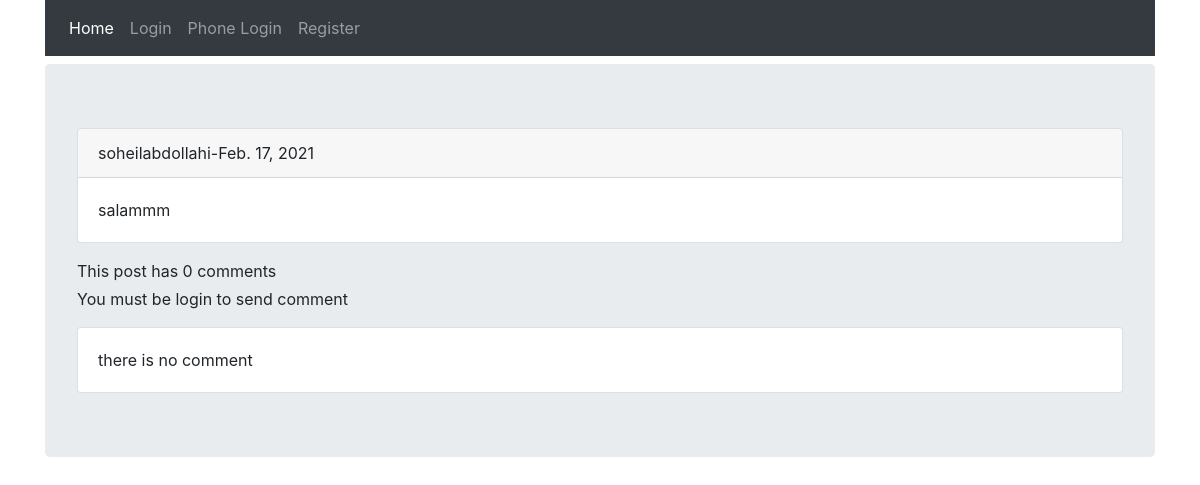
The app's page /2021/2/17/salammm/, older data.
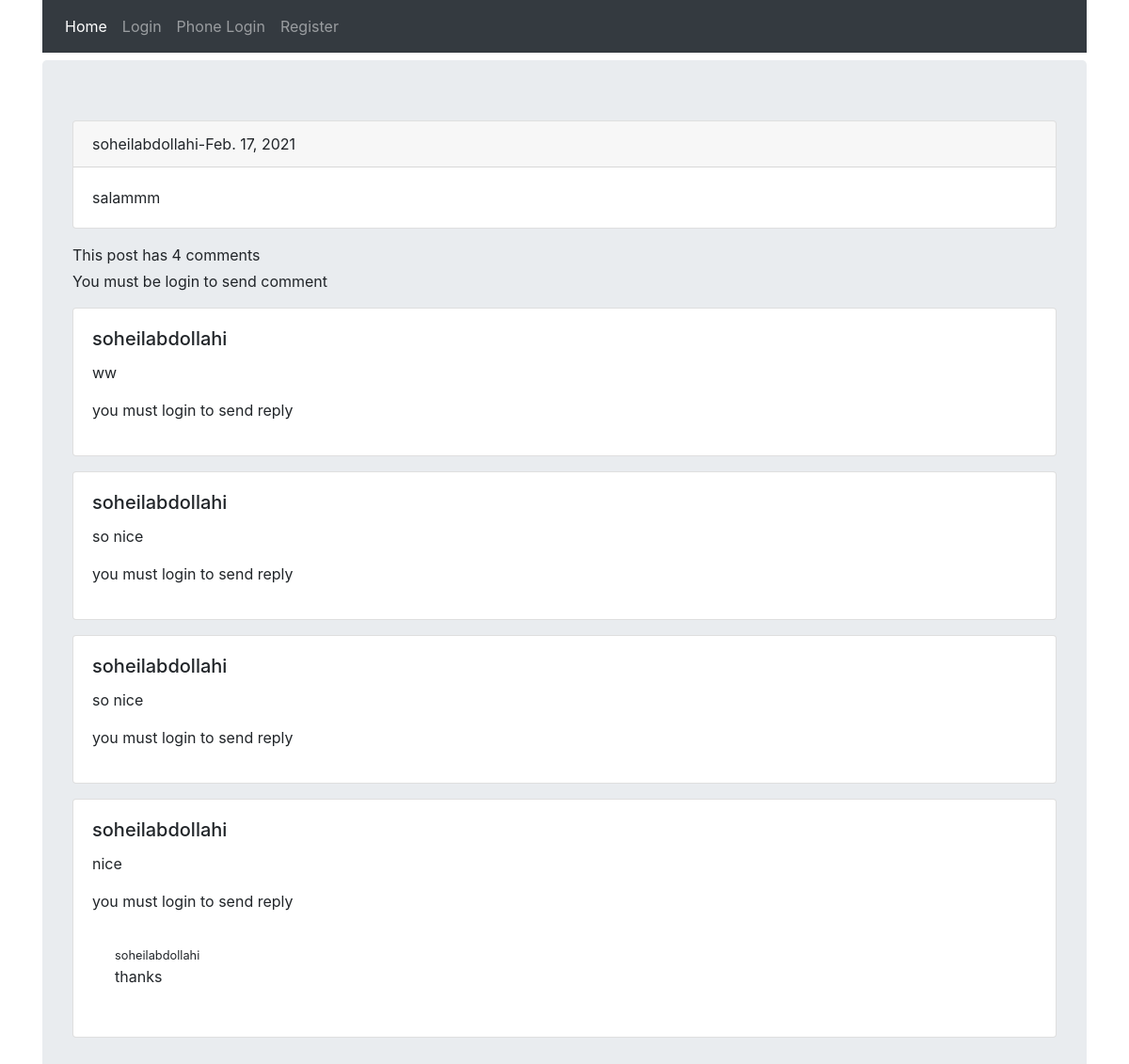
The same page, newer data.
### posts/models.py (models this page shows, shortened)
class Post(models.Model):
    user = models.ForeignKey(User,on_delete=models.CASCADE)
    body = models.TextField(max_length=500)
    slug = models.SlugField(max_length=200)
    created = models.DateTimeField(auto_now_add=True)

class Comment(models.Model):
    user = models.ForeignKey(User,on_delete=models.CASCADE, related_name='ucomment')
    post = models.ForeignKey(Post,on_delete=models.CASCADE,related_name='pcomment')
    reply = models.ForeignKey('self',on_delete=models.CASCADE,null=True,blank=True,related_name='rcomment')
    is_reply = models.BooleanField(default=False)
    body = models.TextField(max_length=400)
    created = models.DateTimeField(auto_now_add=True)
    class Meta:
        ordering = ('-created',)

### posts/views.py (the view)
# urls.py: path('<int:year>/<int:month>/<int:day>/<slug:slug>/',views.post_detail,name='post_detail'),
def post_detail(request, year, month, day, slug):
    post = get_object_or_404(Post,created__year=year, created__month=month, created__day=day, slug=slug)
    comments = Comment.objects.filter(post=post,is_reply=False)
    reply_form = AddReplyForm()
    can_like = False
    if request.user.is_authenticated:
        if post.user_can_like(request.user):
            can_like = True
    if request.method == 'POST':
        form = AddCommentForm(request.POST)
        if form.is_valid():
            new_comment = form.save(commit=False)
            new_comment.post = post
            new_comment.user = request.user
            new_comment.save()
            messages.success(request,'Your comment submited')
    else:
        form = AddCommentForm()
    return render(request,'posts/post_detail.html',{'post':post,'comments':comments,'form':form,'reply':reply_form,'can_like':can_like})

### posts/templates/posts/post_detail.html (shortened to what this page needs)
{% extends 'base.html' %}
{% block content %}
    <div class="card">
        <div class="card-header">
            {{ post.user }}-{{ post.created|date }}
        </div>
        <div class="card-body">
            <p class="card-text">{{ post.body }}</p>
        </div>
    </div>
    {% with total=comments.count %}
        <p class="mt-3 mb-1">This post has {{ total }} comment{{ total|pluralize }}</p>
    {% endwith %}
    {% if request.user.is_authenticated %}
        <form action="" method="post" class="my-3" novalidate>
            {% csrf_token %}
            {{ form.as_p }}
            <button class="btn btn-primary d-block w-50 mx-auto my-3" type="submit">send</button>
        </form>
    {% else %}
        <p>You must be login to send comment</p>
    {% endif %}
    {% for comment in comments %}
    <div class="card mb-3">
        <div class="card-body">
            <h5 class="card-title">{{ comment.user }}</h5>
            <p class="card-text">{{ comment.body }}</p>
            {% if request.user.is_authenticated %}
                <div class="p-3">
                    <form action="{% url 'posts:add_reply' post.id comment.id %}" method="post">
                        {% csrf_token %}
                        {{ reply.as_p }}
                        <button class="btn btn-primary d-block w-50 mx-auto my-3" type="submit">send</button>
                    </form>
                </div>
            {% else %}
                <p>you must login to send reply</p>
            {% endif %}
            {% for reply in comment.rcomment.all %}
                <div class="pl-4 py-3">
                    <small>{{ reply.user }}</small>
                    <p>{{ reply.body }}</p>
                </div>
            {% endfor %}
        </div>
    </div>
    {% empty %}
    <div class="card">
        <div class="card-body">
            there is no comment
        </div>
    </div>
    {% endfor %}
{% endblock %}

### templates/base.html (shortened to what this page needs)
<!DOCTYPE html>
<html lang="en">
<head>
    <link rel="stylesheet" href="https://cdn.jsdelivr.net/npm/bootstrap@4.6.0/dist/css/bootstrap.min.css">
</head>
<body>
    <div class="container">
        {% include 'inc/navbar.html' %}
        <div class="jumbotron">
            {% block content %}{% endblock %}
        </div>
    </div>
</body>
</html>

### templates/inc/navbar.html
<nav class="navbar navbar-expand-lg navbar-dark bg-dark mb-2">
    <div class="collapse navbar-collapse" id="navbarSupportedContent">
        <ul class="navbar-nav mr-auto">
            <li class="nav-item active">
                <a class="nav-link" href="{% url 'posts:all_posts' %}">Home</a>
            </li>
            {% if request.user.is_authenticated %}
                <li class="nav-item">
                    <a class="nav-link" href="{% url 'account:logout' %}">logout</a>
                </li>
            {% else %}
                <li class="nav-item">
                    <a class="nav-link" href="{% url 'account:login' %}">Login</a>
                </li>
                <li class="nav-item">
                    <a class="nav-link" href="{% url 'account:phone_login' %}">Phone Login</a>
                </li>
                <li class="nav-item">
                    <a class="nav-link" href="{% url 'account:register' %}">Register</a>
                </li>
            {% endif %}
        </ul>
    </div>
</nav>

Row changes from the older to the newer data that the page shows:
added Comment: user "soheilabdollahi", body "ww"
added Comment: user "soheilabdollahi", body "so nice"
added Comment: user "soheilabdollahi", body "so nice"
added Comment: user "soheilabdollahi", body "nice"
added Comment: user "soheilabdollahi", body "thanks"
Text that changed along with them:
{{ total }}: "0" → "4"
text no longer shown: "there is no comment"
